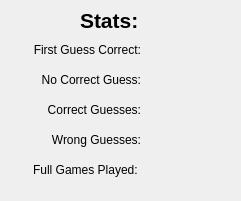
<?xml version="1.0" encoding="UTF-8"?>
<ui version="4.0">
 <class>StatsWindow</class>
 <widget class="QDialog" name="StatsWindow">
  <property name="geometry">
   <rect>
    <x>0</x>
    <y>0</y>
    <width>241</width>
    <height>201</height>
   </rect>
  </property>
  <property name="windowTitle">
   <string>Stats</string>
  </property>
  <widget class="QLabel" name="statsLabel">
   <property name="geometry">
    <rect>
     <x>80</x>
     <y>0</y>
     <width>58</width>
     <height>41</height>
    </rect>
   </property>
   <property name="font">
    <font>
     <pointsize>16</pointsize>
     <bold>true</bold>
    </font>
   </property>
   <property name="text">
    <string>Stats:</string>
   </property>
  </widget>
  <widget class="QLabel" name="gamesPlayedLabel">
   <property name="geometry">
    <rect>
     <x>20</x>
     <y>160</y>
     <width>121</width>
     <height>20</height>
    </rect>
   </property>
   <property name="text">
    <string>Full Games Played: </string>
   </property>
   <property name="alignment">
    <set>Qt::AlignRight|Qt::AlignTrailing|Qt::AlignVCenter</set>
   </property>
  </widget>
  <widget class="QLabel" name="gamesPlayed">
   <property name="geometry">
    <rect>
     <x>170</x>
     <y>160</y>
     <width>71</width>
     <height>20</height>
    </rect>
   </property>
   <property name="text">
    <string/>
   </property>
  </widget>
  <widget class="QLabel" name="gamesWonLabel">
   <property name="geometry">
    <rect>
     <x>20</x>
     <y>100</y>
     <width>121</width>
     <height>20</height>
    </rect>
   </property>
   <property name="text">
    <string>Correct Guesses:</string>
   </property>
   <property name="alignment">
    <set>Qt::AlignRight|Qt::AlignTrailing|Qt::AlignVCenter</set>
   </property>
  </widget>
  <widget class="QLabel" name="correctGuesses">
   <property name="geometry">
    <rect>
     <x>170</x>
     <y>100</y>
     <width>71</width>
     <height>20</height>
    </rect>
   </property>
   <property name="text">
    <string/>
   </property>
  </widget>
  <widget class="QLabel" name="gamesLostLabel">
   <property name="geometry">
    <rect>
     <x>20</x>
     <y>130</y>
     <width>121</width>
     <height>20</height>
    </rect>
   </property>
   <property name="text">
    <string>Wrong Guesses:</string>
   </property>
   <property name="alignment">
    <set>Qt::AlignRight|Qt::AlignTrailing|Qt::AlignVCenter</set>
   </property>
  </widget>
  <widget class="QLabel" name="wrongGuesses">
   <property name="geometry">
    <rect>
     <x>170</x>
     <y>130</y>
     <width>71</width>
     <height>20</height>
    </rect>
   </property>
   <property name="text">
    <string/>
   </property>
  </widget>
  <widget class="QLabel" name="totalGuessesLabel">
   <property name="geometry">
    <rect>
     <x>20</x>
     <y>70</y>
     <width>121</width>
     <height>20</height>
    </rect>
   </property>
   <property name="text">
    <string>No Correct Guess:</string>
   </property>
   <property name="alignment">
    <set>Qt::AlignRight|Qt::AlignTrailing|Qt::AlignVCenter</set>
   </property>
  </widget>
  <widget class="QLabel" name="firstGuessRight">
   <property name="geometry">
    <rect>
     <x>170</x>
     <y>40</y>
     <width>71</width>
     <height>20</height>
    </rect>
   </property>
   <property name="text">
    <string/>
   </property>
  </widget>
  <widget class="QLabel" name="winPercentageLabel">
   <property name="geometry">
    <rect>
     <x>20</x>
     <y>40</y>
     <width>121</width>
     <height>20</height>
    </rect>
   </property>
   <property name="text">
    <string>First Guess Correct:</string>
   </property>
   <property name="alignment">
    <set>Qt::AlignRight|Qt::AlignTrailing|Qt::AlignVCenter</set>
   </property>
  </widget>
  <widget class="QLabel" name="noCorrectGuess">
   <property name="geometry">
    <rect>
     <x>170</x>
     <y>70</y>
     <width>71</width>
     <height>20</height>
    </rect>
   </property>
   <property name="text">
    <string/>
   </property>
  </widget>
 </widget>
 <resources/>
 <connections/>
</ui>
